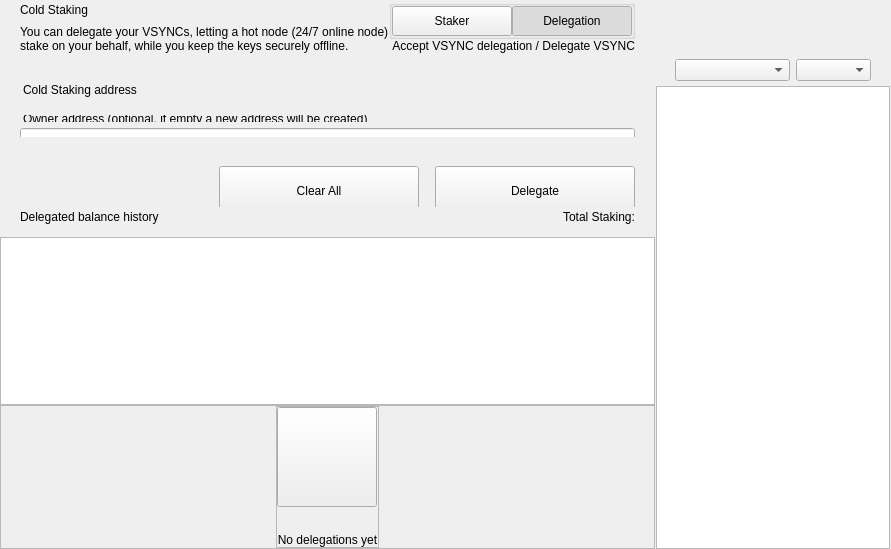
<?xml version="1.0" encoding="UTF-8"?>
<ui version="4.0">
 <class>ColdStakingWidget</class>
 <widget class="QWidget" name="ColdStakingWidget">
  <property name="geometry">
   <rect>
    <x>0</x>
    <y>0</y>
    <width>629</width>
    <height>549</height>
   </rect>
  </property>
  <property name="windowTitle">
   <string>Form</string>
  </property>
  <layout class="QHBoxLayout" name="horizontalLayout_1" stretch="2,1">
   <property name="spacing">
    <number>0</number>
   </property>
   <property name="leftMargin">
    <number>0</number>
   </property>
   <property name="topMargin">
    <number>0</number>
   </property>
   <property name="rightMargin">
    <number>0</number>
   </property>
   <property name="bottomMargin">
    <number>0</number>
   </property>
   <item>
    <widget class="QWidget" name="left" native="true">
     <layout class="QVBoxLayout" name="verticalLayout_3">
      <property name="leftMargin">
       <number>0</number>
      </property>
      <property name="topMargin">
       <number>0</number>
      </property>
      <property name="rightMargin">
       <number>0</number>
      </property>
      <property name="bottomMargin">
       <number>0</number>
      </property>
      <item>
       <layout class="QVBoxLayout" name="verticalLayout_2">
        <property name="spacing">
         <number>0</number>
        </property>
        <item>
         <layout class="QVBoxLayout" name="verticalLayoutTop">
          <property name="spacing">
           <number>0</number>
          </property>
          <property name="leftMargin">
           <number>0</number>
          </property>
          <property name="rightMargin">
           <number>0</number>
          </property>
          <item>
           <widget class="QWidget" name="containerTitle" native="true">
            <property name="sizePolicy">
             <sizepolicy hsizetype="Preferred" vsizetype="Minimum">
              <horstretch>0</horstretch>
              <verstretch>0</verstretch>
             </sizepolicy>
            </property>
            <property name="maximumSize">
             <size>
              <width>16777215</width>
              <height>100</height>
             </size>
            </property>
            <layout class="QHBoxLayout" name="containerTitleLayout">
             <property name="spacing">
              <number>0</number>
             </property>
             <property name="leftMargin">
              <number>20</number>
             </property>
             <property name="topMargin">
              <number>0</number>
             </property>
             <property name="rightMargin">
              <number>20</number>
             </property>
             <property name="bottomMargin">
              <number>0</number>
             </property>
             <item>
              <layout class="QVBoxLayout" name="verticalLayout11">
               <property name="spacing">
                <number>5</number>
               </property>
               <item>
                <widget class="QLabel" name="labelTitle">
                 <property name="text">
                  <string>Cold Staking</string>
                 </property>
                </widget>
               </item>
               <item>
                <widget class="QLabel" name="labelSubtitle1">
                 <property name="maximumSize">
                  <size>
                   <width>16777215</width>
                   <height>16777215</height>
                  </size>
                 </property>
                 <property name="text">
                  <string>You can delegate your VSYNCs, letting a hot node (24/7 online node)
stake on your behalf, while you keep the keys securely offline.</string>
                 </property>
                </widget>
               </item>
              </layout>
             </item>
             <item>
              <spacer name="horizontalSpacer">
               <property name="orientation">
                <enum>Qt::Horizontal</enum>
               </property>
               <property name="sizeHint" stdset="0">
                <size>
                 <width>40</width>
                 <height>20</height>
                </size>
               </property>
              </spacer>
             </item>
             <item>
              <widget class="QWidget" name="containerViewPrivacyChecks" native="true">
               <layout class="QVBoxLayout" name="containerPrivacyChecks">
                <property name="spacing">
                 <number>0</number>
                </property>
                <property name="leftMargin">
                 <number>0</number>
                </property>
                <property name="topMargin">
                 <number>0</number>
                </property>
                <property name="rightMargin">
                 <number>0</number>
                </property>
                <property name="bottomMargin">
                 <number>0</number>
                </property>
                <item alignment="Qt::AlignHCenter|Qt::AlignVCenter">
                 <widget class="QGroupBox" name="groupBox">
                  <property name="title">
                   <string/>
                  </property>
                  <layout class="QHBoxLayout" name="horizontalLayout_2_1">
                   <property name="spacing">
                    <number>0</number>
                   </property>
                   <property name="leftMargin">
                    <number>0</number>
                   </property>
                   <property name="topMargin">
                    <number>0</number>
                   </property>
                   <property name="rightMargin">
                    <number>0</number>
                   </property>
                   <property name="bottomMargin">
                    <number>0</number>
                   </property>
                   <item>
                    <widget class="QPushButton" name="pushLeft">
                     <property name="minimumSize">
                      <size>
                       <width>120</width>
                       <height>30</height>
                      </size>
                     </property>
                     <property name="maximumSize">
                      <size>
                       <width>120</width>
                       <height>30</height>
                      </size>
                     </property>
                     <property name="focusPolicy">
                      <enum>Qt::NoFocus</enum>
                     </property>
                     <property name="text">
                      <string>Staker</string>
                     </property>
                     <property name="checkable">
                      <bool>true</bool>
                     </property>
                     <property name="autoExclusive">
                      <bool>true</bool>
                     </property>
                    </widget>
                   </item>
                   <item>
                    <widget class="QPushButton" name="pushRight">
                     <property name="minimumSize">
                      <size>
                       <width>120</width>
                       <height>30</height>
                      </size>
                     </property>
                     <property name="maximumSize">
                      <size>
                       <width>120</width>
                       <height>30</height>
                      </size>
                     </property>
                     <property name="focusPolicy">
                      <enum>Qt::NoFocus</enum>
                     </property>
                     <property name="text">
                      <string>Delegation</string>
                     </property>
                     <property name="checkable">
                      <bool>true</bool>
                     </property>
                     <property name="checked">
                      <bool>true</bool>
                     </property>
                     <property name="autoExclusive">
                      <bool>true</bool>
                     </property>
                    </widget>
                   </item>
                  </layout>
                 </widget>
                </item>
                <item alignment="Qt::AlignTop">
                 <widget class="QLabel" name="labelSubtitle2">
                  <property name="text">
                   <string>Accept VSYNC delegation / Delegate VSYNC</string>
                  </property>
                  <property name="alignment">
                   <set>Qt::AlignRight|Qt::AlignTrailing|Qt::AlignVCenter</set>
                  </property>
                 </widget>
                </item>
               </layout>
              </widget>
             </item>
            </layout>
           </widget>
          </item>
          <item>
           <spacer name="verticalSpacer_2">
            <property name="orientation">
             <enum>Qt::Vertical</enum>
            </property>
            <property name="sizeType">
             <enum>QSizePolicy::Fixed</enum>
            </property>
            <property name="sizeHint" stdset="0">
             <size>
              <width>20</width>
              <height>30</height>
             </size>
            </property>
           </spacer>
          </item>
          <item>
           <widget class="QWidget" name="containerSend" native="true">
            <property name="minimumSize">
             <size>
              <width>0</width>
              <height>50</height>
             </size>
            </property>
            <layout class="QVBoxLayout" name="containerSendRow">
             <property name="spacing">
              <number>6</number>
             </property>
             <property name="leftMargin">
              <number>0</number>
             </property>
             <property name="topMargin">
              <number>0</number>
             </property>
             <property name="rightMargin">
              <number>0</number>
             </property>
             <property name="bottomMargin">
              <number>0</number>
             </property>
             <item>
              <widget class="QLabel" name="labelEditTitle">
               <property name="maximumSize">
                <size>
                 <width>16777215</width>
                 <height>30</height>
                </size>
               </property>
               <property name="styleSheet">
                <string notr="true">padding-left:20px; padding-bottom:3px;</string>
               </property>
               <property name="text">
                <string>Cold Staking address</string>
               </property>
              </widget>
             </item>
             <item>
              <spacer name="verticalSpacer_6">
               <property name="orientation">
                <enum>Qt::Vertical</enum>
               </property>
               <property name="sizeType">
                <enum>QSizePolicy::Fixed</enum>
               </property>
               <property name="sizeHint" stdset="0">
                <size>
                 <width>20</width>
                 <height>9</height>
                </size>
               </property>
              </spacer>
             </item>
             <item>
              <widget class="QWidget" name="containerOwner" native="true">
               <layout class="QVBoxLayout" name="vContainerOwner">
                <property name="spacing">
                 <number>4</number>
                </property>
                <property name="leftMargin">
                 <number>20</number>
                </property>
                <property name="topMargin">
                 <number>0</number>
                </property>
                <property name="rightMargin">
                 <number>20</number>
                </property>
                <property name="bottomMargin">
                 <number>0</number>
                </property>
                <item>
                 <widget class="QLabel" name="labelSubtitleDescription">
                  <property name="maximumSize">
                   <size>
                    <width>16777215</width>
                    <height>20</height>
                   </size>
                  </property>
                  <property name="styleSheet">
                   <string notr="true">margin-bottom:2px;
                   margin-left:0.05px;
                   padding:0px;</string>
                  </property>
                  <property name="text">
                   <string>Owner address (optional, if empty a new address will be created)</string>
                  </property>
                 </widget>
                </item>
                <item>
                 <widget class="QLineEdit" name="lineEditOwnerAddress">
                  <property name="minimumSize">
                   <size>
                    <width>0</width>
                    <height>50</height>
                   </size>
                  </property>
                  <property name="maximumSize">
                   <size>
                    <width>16777215</width>
                    <height>50</height>
                   </size>
                  </property>
                  <property name="styleSheet">
                   <string notr="true"/>
                  </property>
                  <property name="placeholderText">
                   <string>Enter owner address</string>
                  </property>
                 </widget>
                </item>
               </layout>
              </widget>
             </item>
            </layout>
           </widget>
          </item>
         </layout>
        </item>
        <item>
         <spacer name="verticalSpacer_3">
          <property name="orientation">
           <enum>Qt::Vertical</enum>
          </property>
          <property name="sizeType">
           <enum>QSizePolicy::Minimum</enum>
          </property>
          <property name="sizeHint" stdset="0">
           <size>
            <width>20</width>
            <height>20</height>
           </size>
          </property>
         </spacer>
        </item>
        <item>
         <widget class="QWidget" name="containerBtn" native="true">
          <property name="minimumSize">
           <size>
            <width>0</width>
            <height>50</height>
           </size>
          </property>
          <layout class="QHBoxLayout" name="horizontalLayout">
           <property name="rightMargin">
            <number>20</number>
           </property>
           <item>
            <spacer name="horizontalSpacer_2">
             <property name="orientation">
              <enum>Qt::Horizontal</enum>
             </property>
             <property name="sizeHint" stdset="0">
              <size>
               <width>200</width>
               <height>20</height>
              </size>
             </property>
            </spacer>
           </item>
           <item>
            <layout class="QHBoxLayout" name="horizontalLayout_7">
             <item>
              <spacer name="horizontalSpacer_3">
               <property name="orientation">
                <enum>Qt::Horizontal</enum>
               </property>
               <property name="sizeType">
                <enum>QSizePolicy::Expanding</enum>
               </property>
               <property name="sizeHint" stdset="0">
                <size>
                 <width>40</width>
                 <height>20</height>
                </size>
               </property>
              </spacer>
             </item>
             <item>
              <widget class="QPushButton" name="pushButtonClear">
               <property name="minimumSize">
                <size>
                 <width>200</width>
                 <height>50</height>
                </size>
               </property>
               <property name="focusPolicy">
                <enum>Qt::NoFocus</enum>
               </property>
               <property name="text">
                <string>Clear All</string>
               </property>
              </widget>
             </item>
             <item>
              <spacer name="horizontalSpacer_4">
               <property name="orientation">
                <enum>Qt::Horizontal</enum>
               </property>
               <property name="sizeType">
                <enum>QSizePolicy::Fixed</enum>
               </property>
               <property name="sizeHint" stdset="0">
                <size>
                 <width>10</width>
                 <height>20</height>
                </size>
               </property>
              </spacer>
             </item>
             <item>
              <widget class="QPushButton" name="pushButtonSend">
               <property name="minimumSize">
                <size>
                 <width>200</width>
                 <height>50</height>
                </size>
               </property>
               <property name="maximumSize">
                <size>
                 <width>200</width>
                 <height>50</height>
                </size>
               </property>
               <property name="focusPolicy">
                <enum>Qt::NoFocus</enum>
               </property>
               <property name="text">
                <string>Delegate</string>
               </property>
              </widget>
             </item>
            </layout>
           </item>
          </layout>
         </widget>
        </item>
        <item>
         <widget class="QWidget" name="containerHistoryLabel" native="true">
          <layout class="QHBoxLayout" name="horizontalLayout_4">
           <property name="spacing">
            <number>0</number>
           </property>
           <property name="leftMargin">
            <number>20</number>
           </property>
           <property name="topMargin">
            <number>0</number>
           </property>
           <property name="rightMargin">
            <number>20</number>
           </property>
           <property name="bottomMargin">
            <number>0</number>
           </property>
           <item>
            <widget class="QWidget" name="verticalWidget" native="true">
             <property name="minimumSize">
              <size>
               <width>100</width>
               <height>0</height>
              </size>
             </property>
             <layout class="QVBoxLayout" name="verticalLayout_58">
              <property name="leftMargin">
               <number>0</number>
              </property>
              <property name="topMargin">
               <number>0</number>
              </property>
              <property name="rightMargin">
               <number>0</number>
              </property>
              <property name="bottomMargin">
               <number>0</number>
              </property>
              <item>
               <widget class="QLabel" name="labelListHistory">
                <property name="text">
                 <string>Delegated balance history</string>
                </property>
               </widget>
              </item>
             </layout>
            </widget>
           </item>
           <item>
            <spacer name="horizontalSpacer_5">
             <property name="orientation">
              <enum>Qt::Horizontal</enum>
             </property>
             <property name="sizeHint" stdset="0">
              <size>
               <width>40</width>
               <height>20</height>
              </size>
             </property>
            </spacer>
           </item>
           <item>
            <widget class="QLabel" name="labelStakingTotal">
             <property name="text">
              <string>Total Staking:</string>
             </property>
            </widget>
           </item>
          </layout>
         </widget>
        </item>
        <item>
         <layout class="QVBoxLayout" name="verticalLayout_64">
          <property name="spacing">
           <number>0</number>
          </property>
          <item>
           <spacer name="verticalSpacer_44">
            <property name="orientation">
             <enum>Qt::Vertical</enum>
            </property>
            <property name="sizeType">
             <enum>QSizePolicy::Fixed</enum>
            </property>
            <property name="sizeHint" stdset="0">
             <size>
              <width>20</width>
              <height>10</height>
             </size>
            </property>
           </spacer>
          </item>
          <item>
           <widget class="QListView" name="listView">
            <property name="enabled">
             <bool>true</bool>
            </property>
            <property name="mouseTracking">
             <bool>true</bool>
            </property>
           </widget>
          </item>
          <item>
           <widget class="QFrame" name="emptyContainer">
            <property name="minimumSize">
             <size>
              <width>0</width>
              <height>100</height>
             </size>
            </property>
            <property name="frameShape">
             <enum>QFrame::StyledPanel</enum>
            </property>
            <property name="frameShadow">
             <enum>QFrame::Raised</enum>
            </property>
            <layout class="QVBoxLayout" name="verticalLayout_71" stretch="1,8">
             <property name="spacing">
              <number>0</number>
             </property>
             <property name="leftMargin">
              <number>0</number>
             </property>
             <property name="topMargin">
              <number>0</number>
             </property>
             <property name="rightMargin">
              <number>0</number>
             </property>
             <property name="bottomMargin">
              <number>0</number>
             </property>
             <item>
              <spacer name="verticalSpacer">
               <property name="orientation">
                <enum>Qt::Vertical</enum>
               </property>
               <property name="sizeHint" stdset="0">
                <size>
                 <width>20</width>
                 <height>20</height>
                </size>
               </property>
              </spacer>
             </item>
             <item alignment="Qt::AlignHCenter|Qt::AlignVCenter">
              <widget class="QFrame" name="emptyScreen">
               <property name="sizePolicy">
                <sizepolicy hsizetype="Expanding" vsizetype="Expanding">
                 <horstretch>0</horstretch>
                 <verstretch>0</verstretch>
                </sizepolicy>
               </property>
               <property name="frameShape">
                <enum>QFrame::StyledPanel</enum>
               </property>
               <property name="frameShadow">
                <enum>QFrame::Raised</enum>
               </property>
               <layout class="QVBoxLayout" name="verticalLayout">
                <property name="spacing">
                 <number>30</number>
                </property>
                <property name="leftMargin">
                 <number>0</number>
                </property>
                <property name="topMargin">
                 <number>0</number>
                </property>
                <property name="rightMargin">
                 <number>0</number>
                </property>
                <property name="bottomMargin">
                 <number>0</number>
                </property>
                <item alignment="Qt::AlignHCenter|Qt::AlignVCenter">
                 <widget class="QPushButton" name="pushImgEmpty">
                  <property name="minimumSize">
                   <size>
                    <width>100</width>
                    <height>100</height>
                   </size>
                  </property>
                  <property name="maximumSize">
                   <size>
                    <width>100</width>
                    <height>100</height>
                   </size>
                  </property>
                  <property name="focusPolicy">
                   <enum>Qt::NoFocus</enum>
                  </property>
                  <property name="text">
                   <string/>
                  </property>
                  <property name="iconSize">
                   <size>
                    <width>100</width>
                    <height>100</height>
                   </size>
                  </property>
                 </widget>
                </item>
                <item alignment="Qt::AlignHCenter|Qt::AlignVCenter">
                 <widget class="QLabel" name="labelEmpty">
                  <property name="styleSheet">
                   <string notr="true"/>
                  </property>
                  <property name="text">
                   <string>No delegations yet</string>
                  </property>
                  <property name="alignment">
                   <set>Qt::AlignCenter</set>
                  </property>
                 </widget>
                </item>
               </layout>
              </widget>
             </item>
            </layout>
           </widget>
          </item>
         </layout>
        </item>
       </layout>
      </item>
     </layout>
    </widget>
   </item>
   <item>
    <widget class="QWidget" name="right" native="true">
     <layout class="QVBoxLayout" name="rightContainer">
      <property name="spacing">
       <number>0</number>
      </property>
      <property name="leftMargin">
       <number>1</number>
      </property>
      <property name="topMargin">
       <number>0</number>
      </property>
      <property name="rightMargin">
       <number>1</number>
      </property>
      <property name="bottomMargin">
       <number>0</number>
      </property>
      <item>
       <widget class="QWidget" name="containerRightButtons" native="true">
        <property name="minimumSize">
         <size>
          <width>0</width>
          <height>50</height>
         </size>
        </property>
        <layout class="QVBoxLayout" name="verticalLayout_4">
         <property name="leftMargin">
          <number>19</number>
         </property>
         <property name="topMargin">
          <number>0</number>
         </property>
         <property name="rightMargin">
          <number>19</number>
         </property>
         <property name="bottomMargin">
          <number>0</number>
         </property>
         <item>
          <widget class="OptionButton" name="btnCoinControl" native="true">
           <property name="minimumSize">
            <size>
             <width>0</width>
             <height>0</height>
            </size>
           </property>
          </widget>
         </item>
         <item>
          <widget class="OptionButton" name="btnColdStaking" native="true"/>
         </item>
         <item>
          <widget class="OptionButton" name="btnMyStakingAddresses" native="true">
           <property name="sizePolicy">
            <sizepolicy hsizetype="Preferred" vsizetype="Minimum">
             <horstretch>0</horstretch>
             <verstretch>0</verstretch>
            </sizepolicy>
           </property>
          </widget>
         </item>
        </layout>
       </widget>
      </item>
      <item>
       <widget class="QWidget" name="sortWidget" native="true">
        <layout class="QHBoxLayout" name="horizontalLayout_6">
         <property name="leftMargin">
          <number>19</number>
         </property>
         <property name="rightMargin">
          <number>19</number>
         </property>
         <property name="bottomMargin">
          <number>5</number>
         </property>
         <item>
          <spacer name="horizontalSpacer_6">
           <property name="orientation">
            <enum>Qt::Horizontal</enum>
           </property>
           <property name="sizeHint" stdset="0">
            <size>
             <width>40</width>
             <height>20</height>
            </size>
           </property>
          </spacer>
         </item>
         <item>
          <widget class="QComboBox" name="comboBoxSort">
           <property name="sizePolicy">
            <sizepolicy hsizetype="Preferred" vsizetype="Fixed">
             <horstretch>0</horstretch>
             <verstretch>0</verstretch>
            </sizepolicy>
           </property>
           <property name="minimumSize">
            <size>
             <width>115</width>
             <height>0</height>
            </size>
           </property>
          </widget>
         </item>
         <item>
          <widget class="QComboBox" name="comboBoxSortOrder">
           <property name="sizePolicy">
            <sizepolicy hsizetype="Preferred" vsizetype="Fixed">
             <horstretch>0</horstretch>
             <verstretch>0</verstretch>
            </sizepolicy>
           </property>
           <property name="minimumSize">
            <size>
             <width>75</width>
             <height>0</height>
            </size>
           </property>
          </widget>
         </item>
        </layout>
       </widget>
      </item>
      <item>
       <widget class="QListView" name="listViewStakingAddress">
        <property name="enabled">
         <bool>true</bool>
        </property>
        <property name="mouseTracking">
         <bool>true</bool>
        </property>
       </widget>
      </item>
     </layout>
    </widget>
   </item>
  </layout>
 </widget>
 <customwidgets>
  <customwidget>
   <class>OptionButton</class>
   <extends>QWidget</extends>
   <header>qt/vsync/optionbutton.h</header>
   <container>1</container>
  </customwidget>
 </customwidgets>
 <resources/>
 <connections/>
</ui>
